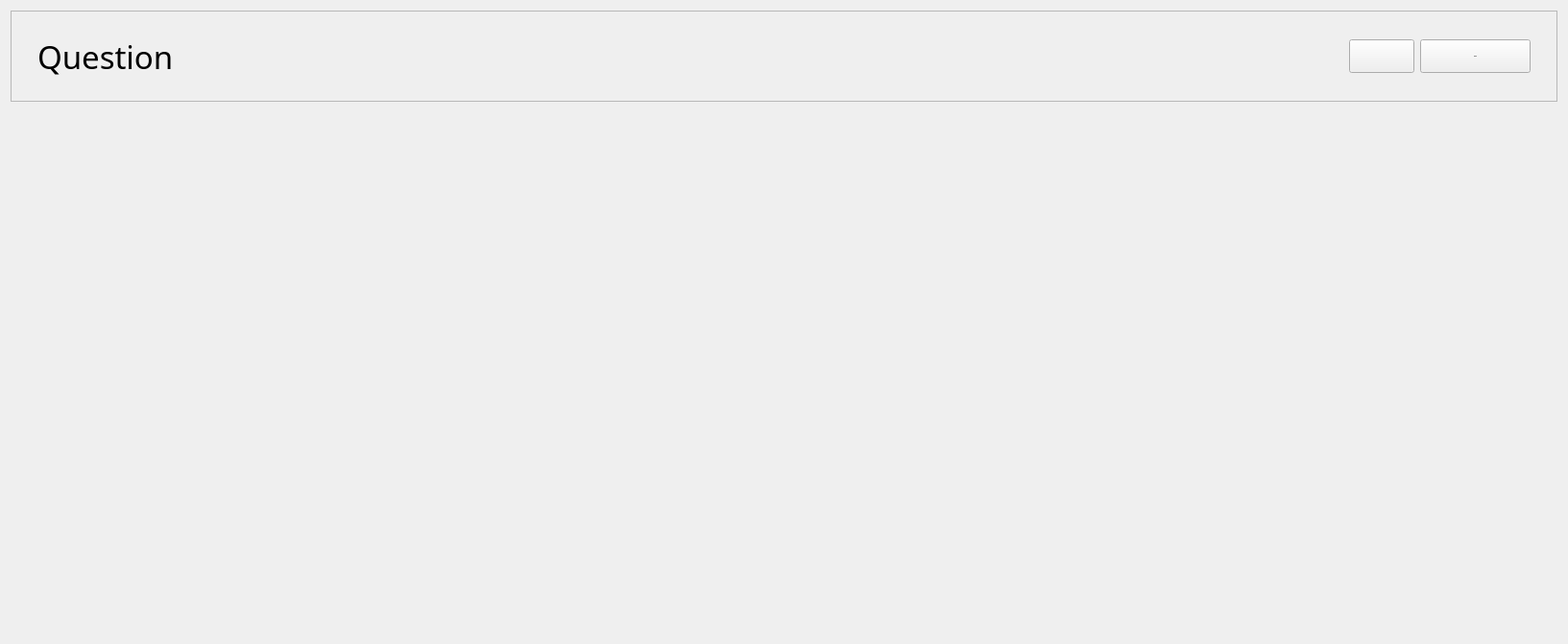
                             <widget class="QWidget" name="scrollarea">
                              <property name="geometry">
                               <rect>
                                <x>0</x>
                                <y>0</y>
                                <width>1633</width>
                                <height>671</height>
                               </rect>
                              </property>
                              <property name="styleSheet">
                               <string notr="true"/>
                              </property>
                              <layout class="QHBoxLayout" name="horizontalLayout_8">
                               <item alignment="Qt::AlignTop">
                                <widget class="QFrame" name="Box_2">
                                 <property name="sizePolicy">
                                  <sizepolicy hsizetype="Preferred" vsizetype="Preferred">
                                   <horstretch>0</horstretch>
                                   <verstretch>0</verstretch>
                                  </sizepolicy>
                                 </property>
                                 <property name="frameShape">
                                  <enum>QFrame::StyledPanel</enum>
                                 </property>
                                 <property name="frameShadow">
                                  <enum>QFrame::Raised</enum>
                                 </property>
                                 <layout class="QVBoxLayout" name="verticalLayout_22">
                                  <item alignment="Qt::AlignTop">
                                   <widget class="QWidget" name="qn_list" native="true">
                                    <property name="maximumSize">
                                     <size>
                                      <width>16777215</width>
                                      <height>75</height>
                                     </size>
                                    </property>
                                    <layout class="QVBoxLayout" name="verticalLayout_23">
                                     <item>
                                      <widget class="QWidget" name="Sub1_2" native="true">
                                       <property name="sizePolicy">
                                        <sizepolicy hsizetype="Preferred" vsizetype="Preferred">
                                         <horstretch>0</horstretch>
                                         <verstretch>0</verstretch>
                                        </sizepolicy>
                                       </property>
                                       <property name="minimumSize">
                                        <size>
                                         <width>0</width>
                                         <height>0</height>
                                        </size>
                                       </property>
                                       <property name="maximumSize">
                                        <size>
                                         <width>16777215</width>
                                         <height>85</height>
                                        </size>
                                       </property>
                                       <property name="styleSheet">
                                        <string notr="true"/>
                                       </property>
                                       <layout class="QHBoxLayout" name="horizontalLayout_18">
                                        <item>
                                         <widget class="QLabel" name="Question">
                                          <property name="font">
                                           <font>
                                            <family>Agency FB</family>
                                            <pointsize>25</pointsize>
                                           </font>
                                          </property>
                                          <property name="text">
                                           <string>Question</string>
                                          </property>
                                         </widget>
                                        </item>
                                        <item>
                                         <widget class="QPushButton" name="pushButton">
                                          <property name="minimumSize">
                                           <size>
                                            <width>0</width>
                                            <height>35</height>
                                           </size>
                                          </property>
                                          <property name="maximumSize">
                                           <size>
                                            <width>68</width>
                                            <height>16777215</height>
                                           </size>
                                          </property>
                                          <property name="font">
                                           <font>
                                            <family>Orbitron</family>
                                            <pointsize>-1</pointsize>
                                            <weight>75</weight>
                                            <bold>true</bold>
                                           </font>
                                          </property>
                                          <property name="text">
                                           <string/>
                                          </property>
                                          <property name="icon">
                                           <iconset resource="icon.qrc">
                                            <normaloff>:/icons/del.png</normaloff>:/icons/del.png</iconset>
                                          </property>
                                          <property name="iconSize">
                                           <size>
                                            <width>45</width>
                                            <height>35</height>
                                           </size>
                                          </property>
                                         </widget>
                                        </item>
                                        <item>
                                         <widget class="QPushButton" name="pushButton_6">
                                          <property name="minimumSize">
                                           <size>
                                            <width>0</width>
                                            <height>35</height>
                                           </size>
                                          </property>
                                          <property name="maximumSize">
                                           <size>
                                            <width>115</width>
                                            <height>16777215</height>
                                           </size>
                                          </property>
                                          <property name="font">
                                           <font>
                                            <family>Orbitron</family>
                                            <pointsize>-1</pointsize>
                                            <weight>75</weight>
                                            <bold>true</bold>
                                           </font>
                                          </property>
                                          <property name="text">
                                           <string>View</string>
                                          </property>
                                         </widget>
                                        </item>
                                       </layout>
                                      </widget>
                                     </item>
                                    </layout>
                                   </widget>
                                  </item>
                                 </layout>
                                </widget>
                               </item>
                              </layout>
                             </widget>
